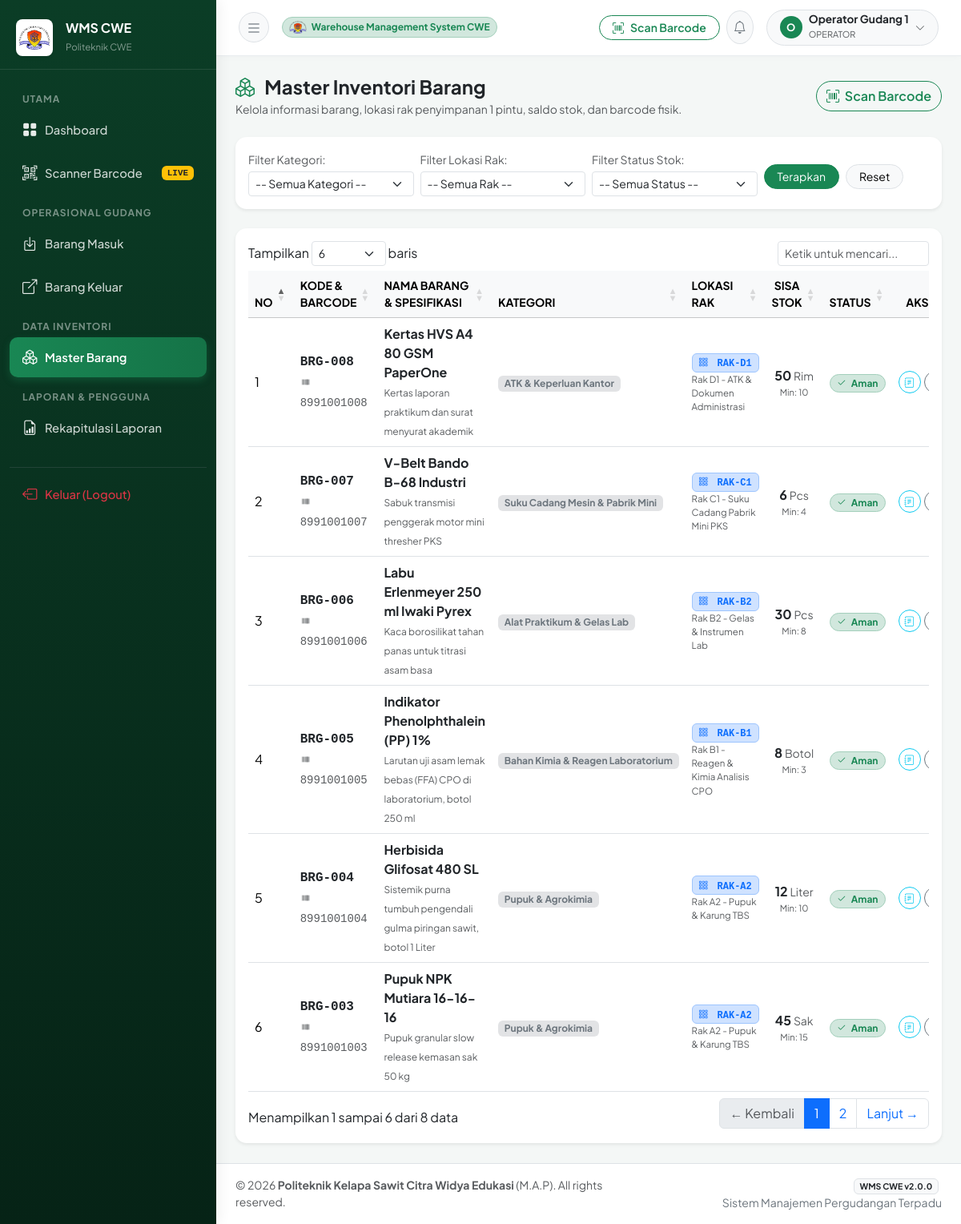
/modules/barang/index.php (signed in), run on the app's committed database.
### tables this page shows
CREATE TABLE IF NOT EXISTS `barang` (
  `id` INT AUTO_INCREMENT PRIMARY KEY,
  `kode_barang` VARCHAR(30) NOT NULL UNIQUE,
  `barcode` VARCHAR(60) NOT NULL UNIQUE,
  `nama_barang` VARCHAR(150) NOT NULL,
  `id_kategori` INT NOT NULL,
  `id_satuan` INT NOT NULL,
  `id_rak` INT NOT NULL,
  `stok` INT NOT NULL DEFAULT 0,
  `stok_minimum` INT NOT NULL DEFAULT 5,
  `spesifikasi` TEXT DEFAULT NULL,
  `foto` VARCHAR(255) DEFAULT NULL,
  `created_at` DATETIME DEFAULT CURRENT_TIMESTAMP,
  `updated_at` DATETIME DEFAULT CURRENT_TIMESTAMP ON UPDATE CURRENT_TIMESTAMP,
  FOREIGN KEY (`id_kategori`) REFERENCES `kategori`(`id`) ON DELETE RESTRICT ON UPDATE CASCADE,
  FOREIGN KEY (`id_satuan`) REFERENCES `satuan`(`id`) ON DELETE RESTRICT ON UPDATE CASCADE,
  FOREIGN KEY (`id_rak`) REFERENCES `rak`(`id`) ON DELETE RESTRICT ON UPDATE CASCADE
);

CREATE TABLE IF NOT EXISTS `kategori` (
  `id` INT AUTO_INCREMENT PRIMARY KEY,
  `nama_kategori` VARCHAR(100) NOT NULL,
  `keterangan` TEXT DEFAULT NULL,
  `created_at` DATETIME DEFAULT CURRENT_TIMESTAMP
);

CREATE TABLE IF NOT EXISTS `rak` (
  `id` INT AUTO_INCREMENT PRIMARY KEY,
  `kode_rak` VARCHAR(30) NOT NULL UNIQUE,
  `nama_rak` VARCHAR(100) NOT NULL,
  `kapasitas` VARCHAR(50) DEFAULT NULL,
  `keterangan` TEXT DEFAULT NULL,
  `created_at` DATETIME DEFAULT CURRENT_TIMESTAMP
);

CREATE TABLE IF NOT EXISTS `satuan` (
  `id` INT AUTO_INCREMENT PRIMARY KEY,
  `nama_satuan` VARCHAR(50) NOT NULL,
  `keterangan` VARCHAR(100) DEFAULT NULL,
  `created_at` DATETIME DEFAULT CURRENT_TIMESTAMP
);

### modules/barang/index.php (the view, shortened to what this page needs)
<?php
require_once __DIR__ . '/../../config/database.php';
$sql = "
    SELECT b.*, k.nama_kategori, s.nama_satuan, r.nama_rak, r.kode_rak
    FROM barang b
    JOIN kategori k ON b.id_kategori = k.id
    JOIN satuan s ON b.id_satuan = s.id
    JOIN rak r ON b.id_rak = r.id
    WHERE 1=1
";
$params = [];
$sql .= " ORDER BY b.id DESC";
$stmt = $pdo->prepare($sql);
$stmt->execute($params);
$barang_list = $stmt->fetchAll();
require_once __DIR__ . '/../../layout/header.php';
require_once __DIR__ . '/../../layout/sidebar.php';
?>
<div id="content-wrapper">
    <?php require_once __DIR__ . '/../../layout/navbar.php'; ?>
    <main class="container-fluid px-4 py-4">
        <div class="d-flex flex-column flex-md-row justify-content-between align-items-md-center mb-4">
            <div>
                <h4 class="fw-bold mb-1 text-dark"><i class="bi bi-boxes text-success me-2"></i> Master Inventori Barang</h4>
                <p class="text-muted small mb-0">Kelola informasi barang, lokasi rak penyimpanan 1 pintu, saldo stok, dan barcode fisik.</p>
            </div>
            <div class="mt-3 mt-md-0 d-flex gap-2">
                <a href="<?= BASE_URL ?>modules/scanner/index.php" class="btn btn-outline-success rounded-pill fw-semibold">
                    <i class="bi bi-upc-scan me-1"></i> Scan Barcode
                </a>
            </div>
        </div>
        <div class="card shadow-sm mb-4">
            <div class="card-body py-3">
                <form action="" method="GET" class="row g-2 align-items-center">
                    <div class="col-md-3">
                        <label class="form-label small text-muted mb-1">Filter Kategori:</label>
                        <select name="kategori" class="form-select form-select-sm" onchange="this.form.submit()">
                            <option value="">-- Semua Kategori --</option>
                        </select>
                    </div>
                    <div class="col-md-3">
                        <label class="form-label small text-muted mb-1">Filter Lokasi Rak:</label>
                        <select name="rak" class="form-select form-select-sm" onchange="this.form.submit()">
                            <option value="">-- Semua Rak --</option>
                        </select>
                    </div>
                    <div class="col-md-3">
                        <label class="form-label small text-muted mb-1">Filter Status Stok:</label>
                        <select name="status" class="form-select form-select-sm" onchange="this.form.submit()">
                            <option value="">-- Semua Status --</option>
                        </select>
                    </div>
                    <div class="col-md-3 d-flex align-items-end gap-2 mt-3 mt-md-0 pt-md-3">
                        <button type="submit" class="btn btn-sm btn-success rounded-pill px-3">Terapkan</button>
                        <a href="<?= BASE_URL ?>modules/barang/index.php" class="btn btn-sm btn-light border rounded-pill px-3">Reset</a>
                    </div>
                </form>
            </div>
        </div>
        <div class="card shadow-sm">
            <div class="card-body">
                <div class="table-responsive">
                    <table class="table table-hover align-middle datatable">
                        <thead class="table-light small text-uppercase">
                            <tr>
                                <th style="width: 40px;">No</th>
                                <th>Kode & Barcode</th>
                                <th>Nama Barang & Spesifikasi</th>
                                <th>Kategori</th>
                                <th>Lokasi Rak</th>
                                <th class="text-center">Sisa Stok</th>
                                <th class="text-center">Status</th>
                                <th class="text-end" style="width: 130px;">Aksi</th>
                            </tr>
                        </thead>
                        <tbody>
                            <?php $no = 1; foreach ($barang_list as $b): ?>
                                <tr>
                                    <td><?= $no++ ?></td>
                                    <td>
                                        <div class="fw-bold text-dark font-monospace"><?= htmlspecialchars($b['kode_barang']) ?></div>
                                        <small class="text-muted font-monospace"><i class="bi bi-upc me-1"></i> <?= htmlspecialchars($b['barcode']) ?></small>
                                    </td>
                                    <td>
                                        <div class="fw-bold text-dark"><?= htmlspecialchars($b['nama_barang']) ?></div>
                                        <small class="text-muted" style="font-size: 0.75rem;"><?= htmlspecialchars($b['spesifikasi'] ?? '-') ?></small>
                                    </td>
                                    <td>
                                        <span class="badge bg-secondary-subtle text-secondary"><?= htmlspecialchars($b['nama_kategori']) ?></span>
                                    </td>
                                    <td>
                                        <span class="badge bg-primary-subtle text-primary border border-primary-subtle font-monospace">
                                            <i class="bi bi-grid-3x3-gap me-1"></i> <?= htmlspecialchars($b['kode_rak']) ?>
                                        </span>
                                        <div class="text-muted" style="font-size: 0.72rem;"><?= htmlspecialchars($b['nama_rak']) ?></div>
                                    </td>
                                    <td class="text-center">
                                        <span class="fs-6 fw-bold text-dark"><?= number_format($b['stok']) ?></span>
                                        <span class="text-muted small"><?= htmlspecialchars($b['nama_satuan']) ?></span>
                                        <div class="text-muted" style="font-size: 0.7rem;">Min: <?= $b['stok_minimum'] ?></div>
                                    </td>
                                    <td class="text-center">
                                        <?php if ($b['stok'] == 0): ?>
                                            <span class="badge bg-danger rounded-pill px-2 py-1"><i class="bi bi-x-circle me-1"></i> Habis</span>
                                        <?php elseif ($b['stok'] <= $b['stok_minimum']): ?>
                                            <span class="badge bg-warning text-dark rounded-pill px-2 py-1"><i class="bi bi-exclamation-triangle me-1"></i> Menipis</span>
                                        <?php else: ?>
                                            <span class="badge bg-success-subtle text-success border border-success-subtle rounded-pill px-2 py-1"><i class="bi bi-check2 me-1"></i> Aman</span>
                                        <?php endif; ?>
                                    </td>
                                    <td class="text-end text-nowrap">
                                        <div class="d-inline-flex gap-1 justify-content-end">
                                            <a href="<?= BASE_URL ?>modules/barang/kartu_stok.php?id=<?= $b['id'] ?>" class="btn btn-sm btn-outline-info rounded-circle d-inline-flex align-items-center justify-content-center" style="width: 28px; height: 28px; padding: 0;" title="Riwayat Kartu Stok">
                                                <i class="bi bi-journal-text" style="font-size: 0.78rem;"></i>
                                            </a>
                                            <a href="<?= BASE_URL ?>modules/barang/cetak_barcode.php?id=<?= $b['id'] ?>" target="_blank" class="btn btn-sm btn-outline-secondary rounded-circle d-inline-flex align-items-center justify-content-center" style="width: 28px; height: 28px; padding: 0;" title="Cetak Label Barcode">
                                            </a>
                                        </div>
                                    </td>
                                </tr>
                            <?php endforeach; ?>
                        </tbody>
                    </table>
                </div>
            </div>
        </div>
    </main>
<?php require_once __DIR__ . '/../../layout/footer.php'; ?>

### data on the page
barang: kode_barang "BRG-008", barcode "8991001008", nama_barang "Kertas HVS A4 80 GSM PaperOne", spesifikasi "Kertas laporan praktikum dan surat menyurat akademik", id_kategori.nama_kategori "ATK & Keperluan Kantor", id_rak.kode_rak "RAK-D1", id_rak.nama_rak "Rak D1 - ATK & Dokumen Administrasi", stok "50", id_satuan.nama_satuan "Rim", stok_minimum "10", shows "Aman"
barang: kode_barang "BRG-007", barcode "8991001007", nama_barang "V-Belt Bando B-68 Industri", spesifikasi "Sabuk transmisi penggerak motor mini thresher PKS", id_kategori.nama_kategori "Suku Cadang Mesin & Pabrik Mini", id_rak.kode_rak "RAK-C1", id_rak.nama_rak "Rak C1 - Suku Cadang Pabrik Mini PKS", stok "6", id_satuan.nama_satuan "Pcs", stok_minimum "4", shows "Aman"
barang: kode_barang "BRG-006", barcode "8991001006", nama_barang "Labu Erlenmeyer 250 ml Iwaki Pyrex", spesifikasi "Kaca borosilikat tahan panas untuk titrasi asam basa", id_kategori.nama_kategori "Alat Praktikum & Gelas Lab", id_rak.kode_rak "RAK-B2", id_rak.nama_rak "Rak B2 - Gelas & Instrumen Lab", stok "30", id_satuan.nama_satuan "Pcs", stok_minimum "8", shows "Aman"
barang: kode_barang "BRG-005", barcode "8991001005", nama_barang "Indikator Phenolphthalein (PP) 1%", spesifikasi "Larutan uji asam lemak bebas (FFA) CPO di laboratorium, botol 250 ml", id_kategori.nama_kategori "Bahan Kimia & Reagen Laboratorium", id_rak.kode_rak "RAK-B1", id_rak.nama_rak "Rak B1 - Reagen & Kimia Analisis CPO", stok "8", id_satuan.nama_satuan "Botol", stok_minimum "3", shows "Aman"
barang: kode_barang "BRG-004", barcode "8991001004", nama_barang "Herbisida Glifosat 480 SL", spesifikasi "Sistemik purna tumbuh pengendali gulma piringan sawit, botol 1 Liter", id_kategori.nama_kategori "Pupuk & Agrokimia", id_rak.kode_rak "RAK-A2", id_rak.nama_rak "Rak A2 - Pupuk & Karung TBS", stok "12", id_satuan.nama_satuan "Liter", stok_minimum "10", shows "Aman"
barang: kode_barang "BRG-003", barcode "8991001003", nama_barang "Pupuk NPK Mutiara 16-16-16", spesifikasi "Pupuk granular slow release kemasan sak 50 kg", id_kategori.nama_kategori "Pupuk & Agrokimia", id_rak.kode_rak "RAK-A2", id_rak.nama_rak "Rak A2 - Pupuk & Karung TBS", stok "45", id_satuan.nama_satuan "Sak", stok_minimum "15", shows "Aman"

### other printed values
substr($_SESSION['user_nama'] ?? 'U', 0, 1) "O"
$_SESSION['user_nama'] "Operator Gudang 1"
$_SESSION['user_role'] "OPERATOR"
INSTITUTION_NAME "Politeknik Kelapa Sawit Citra Widya Edukasi"
APP_NAME "WMS CWE"
APP_VERSION "2.0.0"
